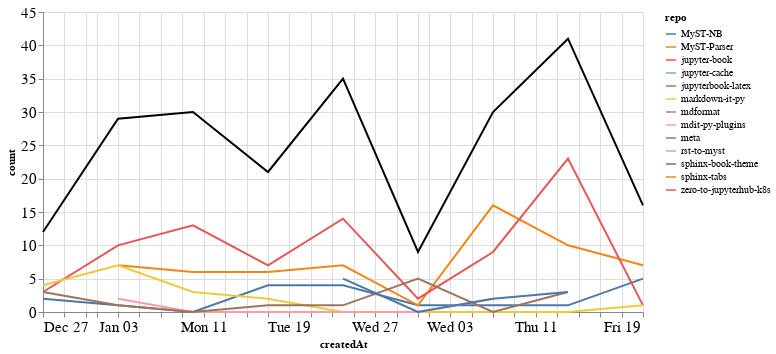

The cell this chart's notebook holds for it:
### Markdown cell above
### Comments

### Code cell
comments_time = comments.groupby('repo').resample('W', on='createdAt').count()['author'].reset_index()
comments_time = comments_time.rename(columns={'author': 'count'})
comments_time_total = comments_time.groupby('createdAt').agg({"count": "sum"}).reset_index()
ch1 = alt.Chart(comments_time, width=600).mark_line().encode(
    x='createdAt',
    y='count',
    color='repo',
    tooltip="repo"
)

ch2 = alt.Chart(comments_time_total, width=600).mark_line(color="black").encode(
    x='createdAt',
    y='count',
)

ch1 + ch2

### Figure 1 — Vega-Lite specification as saved in the notebook (floating-point values rounded to 4 significant figures)
{"config": {"axisLeft": {"labelFontSize": 15}, "axisBottom": {"labelFontSize": 15}}, "layer": [{"data": {"name": "data-0a5e9183285933c65068da3f0b3d9046"}, "mark": "line", "encoding": {"color": {"type": "nominal", "field": "repo"}, "tooltip": {"type": "nominal", "field": "repo"}, "x": {"type": "temporal", "field": "createdAt"}, "y": {"type": "quantitative", "field": "count"}}, "width": 600}, {"data": {"name": "data-a426199fc2799a2710ca0d961345ed5c"}, "mark": {"type": "line", "color": "black"}, "encoding": {"x": {"type": "temporal", "field": "createdAt"}, "y": {"type": "quantitative", "field": "count"}}, "width": 600}], "$schema": "https://vega.github.io/schema/vega-lite/v4.8.1.json", "datasets": {"data-0a5e9183285933c65068da3f0b3d9046": [{"repo": "MyST-NB", "createdAt": "2020-12-27T00:00:00", "count": 2}, {"repo": "MyST-NB", "createdAt": "2021-01-03T00:00:00", "count": 1}, {"repo": "MyST-NB", "createdAt": "2021-01-10T00:00:00", "count": 0}, {"repo": "MyST-NB", "createdAt": "2021-01-17T00:00:00", "count": 4}, {"repo": "MyST-NB", "createdAt": "2021-01-24T00:00:00", "count": 4}, {"repo": "MyST-NB", "createdAt": "2021-01-31T00:00:00", "count": 1}, {"repo": "MyST-NB", "createdAt": "2021-02-07T00:00:00", "count": 1}, {"repo": "MyST-NB", "createdAt": "2021-02-14T00:00:00", "count": 1}, {"repo": "MyST-NB", "createdAt": "2021-02-21T00:00:00", "count": 5}, {"repo": "MyST-Parser", "createdAt": "2021-01-03T00:00:00", "count": 7}, {"repo": "MyST-Parser", "createdAt": "2021-01-10T00:00:00", "count": 6}, {"repo": "MyST-Parser", "createdAt": "2021-01-17T00:00:00", "count": 6}, {"repo": "MyST-Parser", "createdAt": "2021-01-24T00:00:00", "count": 7}, {"repo": "MyST-Parser", "createdAt": "2021-01-31T00:00:00", "count": 1}, {"repo": "MyST-Parser", "createdAt": "2021-02-07T00:00:00", "count": 16}, {"repo": "MyST-Parser", "createdAt": "2021-02-14T00:00:00", "count": 10}, {"repo": "MyST-Parser", "createdAt": "2021-02-21T00:00:00", "count": 7}, {"repo": "jupyter-book", "createdAt": "2020-12-27T00:00:00", "count": 3}, {"repo": "jupyter-book", "createdAt": "2021-01-03T00:00:00", "count": 10}, {"repo": "jupyter-book", "createdAt": "2021-01-10T00:00:00", "count": 13}, {"repo": "jupyter-book", "createdAt": "2021-01-17T00:00:00", "count": 7}, {"repo": "jupyter-book", "createdAt": "2021-01-24T00:00:00", "count": 14}, {"repo": "jupyter-book", "createdAt": "2021-01-31T00:00:00", "count": 2}, {"repo": "jupyter-book", "createdAt": "2021-02-07T00:00:00", "count": 9}, {"repo": "jupyter-book", "createdAt": "2021-02-14T00:00:00", "count": 23}, {"repo": "jupyter-book", "createdAt": "2021-02-21T00:00:00", "count": 1}, {"repo": "jupyter-cache", "createdAt": "2021-01-17T00:00:00", "count": 1}, {"repo": "jupyterbook-latex", "createdAt": "2021-02-14T00:00:00", "count": 1}, {"repo": "markdown-it-py", "createdAt": "2020-12-27T00:00:00", "count": 4}, {"repo": "markdown-it-py", "createdAt": "2021-01-03T00:00:00", "count": 7}, {"repo": "markdown-it-py", "createdAt": "2021-01-10T00:00:00", "count": 3}, {"repo": "markdown-it-py", "createdAt": "2021-01-17T00:00:00", "count": 2}, {"repo": "markdown-it-py", "createdAt": "2021-01-24T00:00:00", "count": 0}, {"repo": "markdown-it-py", "createdAt": "2021-01-31T00:00:00", "count": 0}, {"repo": "markdown-it-py", "createdAt": "2021-02-07T00:00:00", "count": 0}, {"repo": "markdown-it-py", "createdAt": "2021-02-14T00:00:00", "count": 0}, {"repo": "markdown-it-py", "createdAt": "2021-02-21T00:00:00", "count": 1}, {"repo": "mdformat", "createdAt": "2021-02-21T00:00:00", "count": 2}, {"repo": "mdit-py-plugins", "createdAt": "2021-01-03T00:00:00", "count": 2}, {"repo": "mdit-py-plugins", "createdAt": "2021-01-10T00:00:00", "count": 0}, {"repo": "mdit-py-plugins", "createdAt": "2021-01-17T00:00:00", "count": 0}, {"repo": "mdit-py-plugins", "createdAt": "2021-01-24T00:00:00", "count": 0}, {"repo": "mdit-py-plugins", "createdAt": "2021-01-31T00:00:00", "count": 0}, {"repo": "mdit-py-plugins", "createdAt": "2021-02-07T00:00:00", "count": 2}, {"repo": "meta", "createdAt": "2020-12-27T00:00:00", "count": 3}, {"repo": "meta", "createdAt": "2021-01-03T00:00:00", "count": 1}, {"repo": "meta", "createdAt": "2021-01-10T00:00:00", "count": 0}, {"repo": "meta", "createdAt": "2021-01-17T00:00:00", "count": 1}, {"repo": "meta", "createdAt": "2021-01-24T00:00:00", "count": 1}, {"repo": "meta", "createdAt": "2021-01-31T00:00:00", "count": 5}, {"repo": "meta", "createdAt": "2021-02-07T00:00:00", "count": 0}, {"repo": "meta", "createdAt": "2021-02-14T00:00:00", "count": 3}, {"repo": "rst-to-myst", "createdAt": "2021-01-10T00:00:00", "count": 8}, {"repo": "sphinx-book-theme", "createdAt": "2021-01-24T00:00:00", "count": 5}, {"repo": "sphinx-book-theme", "createdAt": "2021-01-31T00:00:00", "count": 0}, {"repo": "sphinx-book-theme", "createdAt": "2021-02-07T00:00:00", "count": 2}, {"repo": "sphinx-book-theme", "createdAt": "2021-02-14T00:00:00", "count": 3}, {"repo": "sphinx-tabs", "createdAt": "2021-01-24T00:00:00", "count": 4}, {"repo": "zero-to-jupyterhub-k8s", "createdAt": "2021-01-03T00:00:00", "count": 1}], "data-a426199fc2799a2710ca0d961345ed5c": [{"createdAt": "2020-12-27T00:00:00", "count": 12}, {"createdAt": "2021-01-03T00:00:00", "count": 29}, {"createdAt": "2021-01-10T00:00:00", "count": 30}, {"createdAt": "2021-01-17T00:00:00", "count": 21}, {"createdAt": "2021-01-24T00:00:00", "count": 35}, {"createdAt": "2021-01-31T00:00:00", "count": 9}, {"createdAt": "2021-02-07T00:00:00", "count": 30}, {"createdAt": "2021-02-14T00:00:00", "count": 41}, {"createdAt": "2021-02-21T00:00:00", "count": 16}]}}
